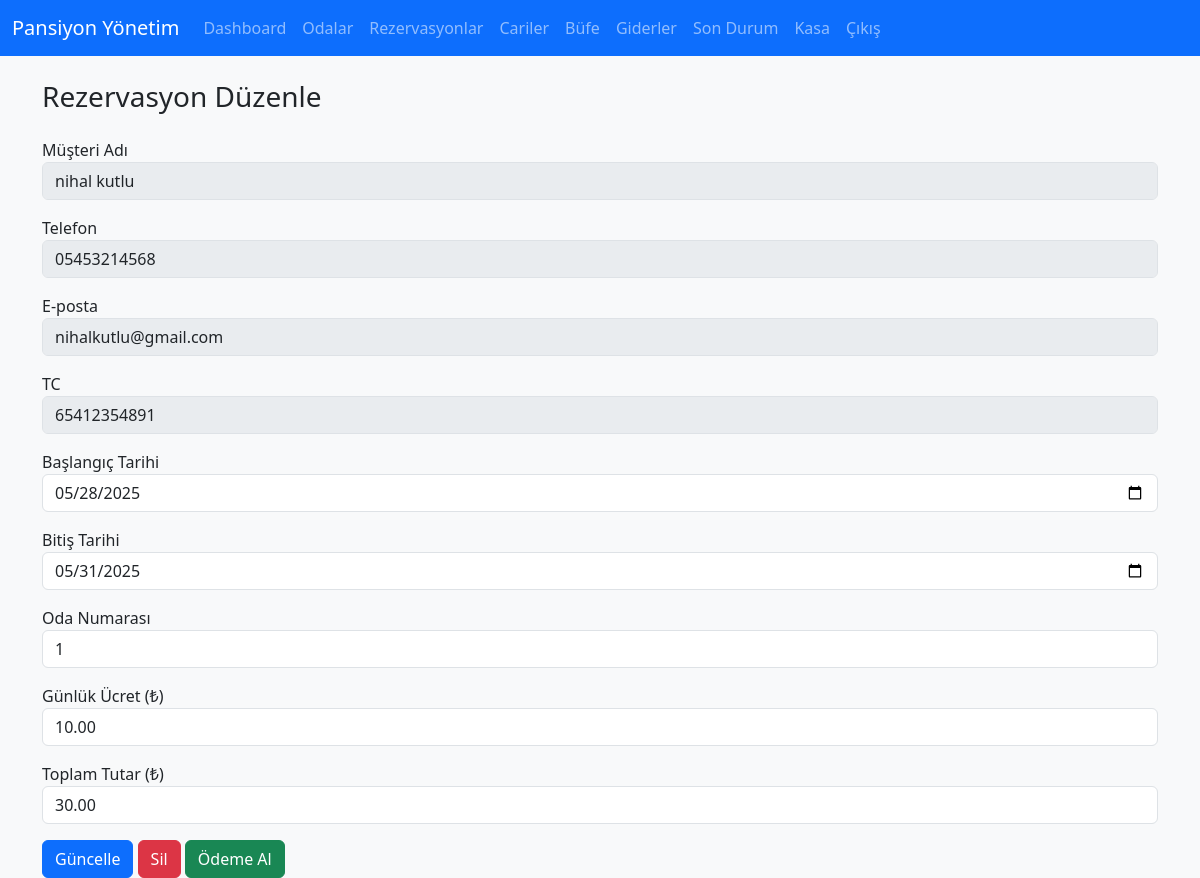
Page /edit_reservation.php?reservation_id=55 (signed in) on the committed database.
### tables this page shows
CREATE TABLE `reservations` (
  `id` int(11) NOT NULL,
  `room_id` int(11) DEFAULT NULL,
  `start_date` date DEFAULT NULL,
  `end_date` date DEFAULT NULL,
  `status` enum('rezerve','dolu','iptal') DEFAULT 'rezerve',
  `phone` varchar(20) DEFAULT NULL,
  `email` varchar(100) DEFAULT NULL,
  `tc` varchar(11) DEFAULT NULL,
  `note` text DEFAULT NULL,
  `created_at` timestamp NOT NULL DEFAULT current_timestamp(),
  `price` int(11) DEFAULT NULL,
  `customer_name` text DEFAULT NULL,
  `days` int(11) NOT NULL DEFAULT 1,
  `payment_status` enum('ödenmedi','kısmen','tamamlandı') NOT NULL DEFAULT 'ödenmedi',
  `payment_amount` decimal(10,2) NOT NULL DEFAULT 0.00,
  `payment_method` varchar(50) DEFAULT NULL,
  `paid_days` int(11) DEFAULT NULL,
  `customer_id` int(11) DEFAULT NULL
);

CREATE TABLE `customers` (
  `id` int(11) NOT NULL,
  `full_name` varchar(100) NOT NULL,
  `phone` varchar(20) DEFAULT NULL,
  `email` varchar(100) DEFAULT NULL,
  `tc` varchar(11) DEFAULT NULL,
  `balance` decimal(10,2) DEFAULT 0.00,
  `created_at` timestamp NOT NULL DEFAULT current_timestamp()
);

CREATE TABLE `rooms` (
  `id` int(11) NOT NULL,
  `room_number` varchar(10) NOT NULL,
  `type` varchar(50) DEFAULT NULL,
  `price` decimal(10,2) DEFAULT NULL,
  `status` enum('boş','dolu') DEFAULT 'boş',
  `capacity` int(11) NOT NULL DEFAULT 1
);

### edit_reservation.php (the view, shortened to what this page needs)
<?php
require 'config/db.php';
$reservationId = $_GET['reservation_id'] ?? null;
$stmt = $pdo->prepare("
  SELECT r.*, c.full_name, c.phone, c.email, c.tc
  FROM reservations r
  JOIN customers c ON r.customer_id = c.id
  WHERE r.id = ?
");
$stmt->execute([$reservationId]);
$res = $stmt->fetch(PDO::FETCH_ASSOC);
$rooms = $pdo->query("SELECT id, room_number, price FROM rooms ORDER BY room_number")->fetchAll(PDO::FETCH_ASSOC);
$days = (strtotime($res['end_date']) - strtotime($res['start_date'])) / (60 * 60 * 24);
?>
<?php include 'header.php'; ?>
<div class="container">
  <h3 class="mb-4">Rezervasyon Düzenle</h3>
  <form action="update_reservation.php" method="POST">
    <div class="mb-3"><label>Müşteri Adı</label>
      <input type="text" class="form-control" value="<?= htmlspecialchars($res['full_name']) ?>" disabled>
    </div>
    <div class="mb-3"><label>Telefon</label>
      <input type="text" class="form-control" value="<?= htmlspecialchars($res['phone']) ?>" disabled>
    </div>
    <div class="mb-3"><label>E-posta</label>
      <input type="text" class="form-control" value="<?= htmlspecialchars($res['email']) ?>" disabled>
    </div>
    <div class="mb-3"><label>TC</label>
      <input type="text" class="form-control" value="<?= htmlspecialchars($res['tc']) ?>" disabled>
    </div>
    <div class="mb-3"><label>Başlangıç Tarihi</label>
      <input type="date" name="start_date" class="form-control" value="<?= $res['start_date'] ?>" required>
    </div>
    <div class="mb-3"><label>Bitiş Tarihi</label>
      <input type="date" name="end_date" class="form-control" value="<?= $res['end_date'] ?>" required>
    </div>
    <div class="mb-3"><label>Oda Numarası</label>
      <select class="form-control" name="room_id" required>
        <?php foreach ($rooms as $room): ?>
          <option value="<?= $room['id'] ?>" <?= $room['id'] == $res['room_id'] ? 'selected' : '' ?>>
            <?= $room['room_number'] ?>
          </option>
        <?php endforeach; ?>
      </select>
    </div>
    <div class="mb-3"><label>Günlük Ücret (₺)</label>
      <input type="number" step="0.01" name="daily_price" class="form-control" value="<?= round($res['price'] / max(1, $days), 2) ?>" required>
    </div>
    <div class="mb-3"><label>Toplam Tutar (₺)</label>
      <input type="number" step="0.01" name="price" class="form-control" value="<?= $res['price'] ?>" required>
    </div>
    <button type="submit" class="btn btn-primary">Güncelle</button>
    <a href="delete_reservation.php?id=<?= $res['id'] ?>" class="btn btn-danger" onclick="return confirm('Silmek istediğinize emin misiniz?')">Sil</a>
    <a href="payment.php?reservation_id=<?= $res['id'] ?>" class="btn btn-success">
  Ödeme Al
</a>
  </form>
</div>

### header.php (style rules this page uses)
body { background-color: #f8f9fa; }

### rows in the picture
reservations: customer.full_name "nihal kutlu", customer.phone "05453214568", customer.email "nihalkutlu@gmail.com", customer.tc "65412354891", start_date "05/28/2025", end_date "05/31/2025", room_id "1", daily_price "10.00", price "30.00"
